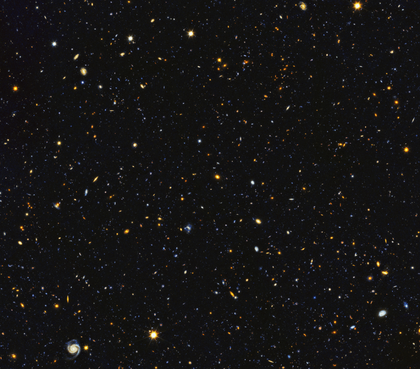
%> input picture 2015400246_CmpE362_HW3/Hubble-Massive-Panorama.png, 420 x 369 px, shrunk from 1024 x 900 before the run
$ octave SonifiedDeepSpace.m   (GNU Octave 9; MATLAB toolbox functions it lacks are replaced by stand-ins)
%> lines starting %> are read from the running program, lines starting %| are printed output that depends on the picture
clear;
clc;
Image=imread('Hubble-Massive-Panorama.png'); %Take the image as input.
%> Image is the input picture: size 369x420x3 uint8; mean R, G, B 21.4, 20.4, 20.3
gray= rgb2gray(Image); %Gray image.
binaryimage= imbinarize(gray); %Binarize gray image, each pixel is either 1 or 0.
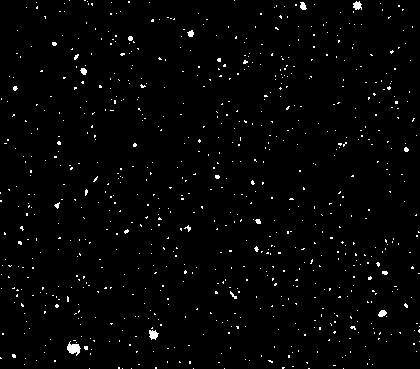
%> binaryimage: size 369x420 logical; 1.7% white in thin lines or dots
dimension_length= size(binaryimage);
%> dimension_length = [369 420]
column_length= dimension_length(2); %number of columns
%> column_length = 420
row_length= dimension_length(1); %number of rows
%> row_length = 369

T = (0:0.001:1);  %Sampling number.
wavefile=[];

for i=1:column_length %1024 times, for each column.
    sum=zeros(1,length(T));
    for j=1:row_length %900 times, for each row(length of column)
        if binaryimage(j,i)==1 %If the pixel is non-black.
            Amp=fix((j-1)/90)+1; %Amplitude's formula. j-1 is here, because at 90th item, index shouldn't change. It should change at next item.
            sum= sum+ (Amp*cos(2*pi*j*T)); %Summation of column.
        else
            Amp= 0;
            sum= sum+ (Amp*cos(2*pi*j*T)); %This will be 0, because Amp=0.
        end
    end
    wavefile= cat(2, sum, wavefile);
end
%> after the loop, Amp = 0
plot(wavefile);
disp(length(T));
title(strcat('Values of Wavefile, with sample rate: ', num2str(length(T))));
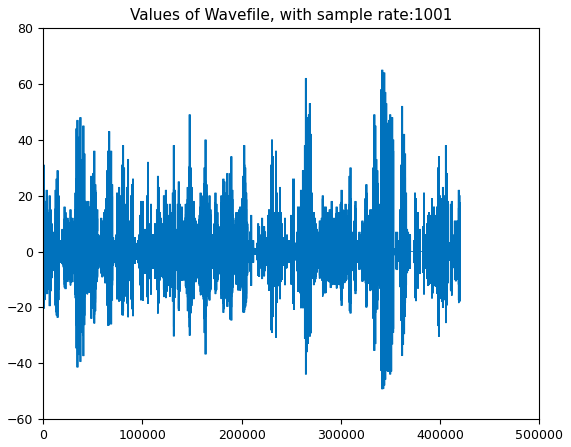
%> figure redrawn from the program's plot data; curve peaks at x = 341342, y = 65
audiowrite("SonifiedDeepSpace.wav",wavefile,length(T));
sound(wavefile, length(T)); % Sounds the data.
